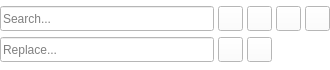
<?xml version="1.0" encoding="UTF-8"?>
<ui version="4.0">
 <class>SearchWidget</class>
 <widget class="QWidget" name="SearchWidget">
  <property name="geometry">
   <rect>
    <x>0</x>
    <y>0</y>
    <width>330</width>
    <height>70</height>
   </rect>
  </property>
  <property name="sizePolicy">
   <sizepolicy hsizetype="Maximum" vsizetype="Maximum">
    <horstretch>0</horstretch>
    <verstretch>0</verstretch>
   </sizepolicy>
  </property>
  <property name="minimumSize">
   <size>
    <width>330</width>
    <height>70</height>
   </size>
  </property>
  <property name="maximumSize">
   <size>
    <width>330</width>
    <height>70</height>
   </size>
  </property>
  <property name="windowTitle">
   <string>Search</string>
  </property>
  <property name="windowIcon">
   <iconset resource="resources/resources.qrc">
    <normaloff>:/resources/icons/appIcon.png</normaloff>:/resources/icons/appIcon.png</iconset>
  </property>
  <property name="styleSheet">
   <string notr="true">background-color: rgb(255, 255, 255);</string>
  </property>
  <layout class="QGridLayout" name="gridLayout">
   <property name="leftMargin">
    <number>0</number>
   </property>
   <property name="topMargin">
    <number>0</number>
   </property>
   <property name="rightMargin">
    <number>0</number>
   </property>
   <property name="bottomMargin">
    <number>0</number>
   </property>
   <property name="horizontalSpacing">
    <number>4</number>
   </property>
   <property name="verticalSpacing">
    <number>0</number>
   </property>
   <item row="0" column="0">
    <widget class="QLineEdit" name="lE_search">
     <property name="minimumSize">
      <size>
       <width>0</width>
       <height>25</height>
      </size>
     </property>
     <property name="maximumSize">
      <size>
       <width>16777215</width>
       <height>25</height>
      </size>
     </property>
     <property name="styleSheet">
      <string notr="true"/>
     </property>
     <property name="placeholderText">
      <string>Search...</string>
     </property>
    </widget>
   </item>
   <item row="0" column="1">
    <widget class="QPushButton" name="pB_search">
     <property name="sizePolicy">
      <sizepolicy hsizetype="Maximum" vsizetype="Maximum">
       <horstretch>0</horstretch>
       <verstretch>0</verstretch>
      </sizepolicy>
     </property>
     <property name="minimumSize">
      <size>
       <width>25</width>
       <height>25</height>
      </size>
     </property>
     <property name="maximumSize">
      <size>
       <width>25</width>
       <height>25</height>
      </size>
     </property>
     <property name="toolTip">
      <string>Find all</string>
     </property>
     <property name="text">
      <string/>
     </property>
     <property name="icon">
      <iconset resource="resources/resources.qrc">
       <normaloff>:/resources/icons/search.png</normaloff>:/resources/icons/search.png</iconset>
     </property>
    </widget>
   </item>
   <item row="0" column="2">
    <widget class="QPushButton" name="pB_prev">
     <property name="sizePolicy">
      <sizepolicy hsizetype="Maximum" vsizetype="Maximum">
       <horstretch>0</horstretch>
       <verstretch>0</verstretch>
      </sizepolicy>
     </property>
     <property name="minimumSize">
      <size>
       <width>25</width>
       <height>25</height>
      </size>
     </property>
     <property name="maximumSize">
      <size>
       <width>25</width>
       <height>25</height>
      </size>
     </property>
     <property name="toolTip">
      <string>Find previous</string>
     </property>
     <property name="text">
      <string/>
     </property>
     <property name="icon">
      <iconset resource="resources/resources.qrc">
       <normaloff>:/resources/icons/arrow-left.png</normaloff>:/resources/icons/arrow-left.png</iconset>
     </property>
    </widget>
   </item>
   <item row="0" column="3">
    <widget class="QPushButton" name="pB_next">
     <property name="sizePolicy">
      <sizepolicy hsizetype="Maximum" vsizetype="Minimum">
       <horstretch>0</horstretch>
       <verstretch>0</verstretch>
      </sizepolicy>
     </property>
     <property name="minimumSize">
      <size>
       <width>25</width>
       <height>25</height>
      </size>
     </property>
     <property name="maximumSize">
      <size>
       <width>25</width>
       <height>25</height>
      </size>
     </property>
     <property name="toolTip">
      <string>Find next</string>
     </property>
     <property name="text">
      <string/>
     </property>
     <property name="icon">
      <iconset resource="resources/resources.qrc">
       <normaloff>:/resources/icons/arrow-right.png</normaloff>:/resources/icons/arrow-right.png</iconset>
     </property>
    </widget>
   </item>
   <item row="0" column="4">
    <widget class="QPushButton" name="pB_close">
     <property name="sizePolicy">
      <sizepolicy hsizetype="Maximum" vsizetype="Maximum">
       <horstretch>0</horstretch>
       <verstretch>0</verstretch>
      </sizepolicy>
     </property>
     <property name="minimumSize">
      <size>
       <width>25</width>
       <height>25</height>
      </size>
     </property>
     <property name="maximumSize">
      <size>
       <width>25</width>
       <height>25</height>
      </size>
     </property>
     <property name="toolTip">
      <string>Close</string>
     </property>
     <property name="styleSheet">
      <string notr="true"/>
     </property>
     <property name="text">
      <string/>
     </property>
     <property name="icon">
      <iconset resource="resources/resources.qrc">
       <normaloff>:/resources/icons/close.png</normaloff>:/resources/icons/close.png</iconset>
     </property>
    </widget>
   </item>
   <item row="1" column="0">
    <widget class="QLineEdit" name="lE_replace">
     <property name="minimumSize">
      <size>
       <width>0</width>
       <height>25</height>
      </size>
     </property>
     <property name="maximumSize">
      <size>
       <width>16777215</width>
       <height>25</height>
      </size>
     </property>
     <property name="styleSheet">
      <string notr="true"/>
     </property>
     <property name="placeholderText">
      <string>Replace...</string>
     </property>
    </widget>
   </item>
   <item row="1" column="1">
    <widget class="QPushButton" name="pB_replaceCurrent">
     <property name="sizePolicy">
      <sizepolicy hsizetype="Maximum" vsizetype="Maximum">
       <horstretch>0</horstretch>
       <verstretch>0</verstretch>
      </sizepolicy>
     </property>
     <property name="minimumSize">
      <size>
       <width>25</width>
       <height>25</height>
      </size>
     </property>
     <property name="maximumSize">
      <size>
       <width>25</width>
       <height>25</height>
      </size>
     </property>
     <property name="toolTip">
      <string>Replace current</string>
     </property>
     <property name="text">
      <string/>
     </property>
     <property name="icon">
      <iconset resource="resources/resources.qrc">
       <normaloff>:/resources/icons/check_ mark_current.png</normaloff>:/resources/icons/check_ mark_current.png</iconset>
     </property>
    </widget>
   </item>
   <item row="1" column="2">
    <widget class="QPushButton" name="pB_replaceAll">
     <property name="sizePolicy">
      <sizepolicy hsizetype="Maximum" vsizetype="Maximum">
       <horstretch>0</horstretch>
       <verstretch>0</verstretch>
      </sizepolicy>
     </property>
     <property name="minimumSize">
      <size>
       <width>25</width>
       <height>25</height>
      </size>
     </property>
     <property name="maximumSize">
      <size>
       <width>25</width>
       <height>25</height>
      </size>
     </property>
     <property name="toolTip">
      <string>Replace all</string>
     </property>
     <property name="text">
      <string/>
     </property>
     <property name="icon">
      <iconset resource="resources/resources.qrc">
       <normaloff>:/resources/icons/check_ mark_all.png</normaloff>:/resources/icons/check_ mark_all.png</iconset>
     </property>
    </widget>
   </item>
   <item row="1" column="3" colspan="2">
    <spacer name="horizontalSpacer">
     <property name="orientation">
      <enum>Qt::Horizontal</enum>
     </property>
     <property name="sizeHint" stdset="0">
      <size>
       <width>53</width>
       <height>20</height>
      </size>
     </property>
    </spacer>
   </item>
  </layout>
 </widget>
 <resources>
  <include location="resources/resources.qrc"/>
 </resources>
 <connections/>
</ui>
